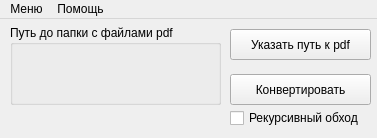
<?xml version="1.0" encoding="UTF-8"?>
<ui version="4.0">
 <class>MainWindow</class>
 <widget class="QMainWindow" name="MainWindow">
  <property name="windowModality">
   <enum>Qt::NonModal</enum>
  </property>
  <property name="geometry">
   <rect>
    <x>0</x>
    <y>0</y>
    <width>377</width>
    <height>138</height>
   </rect>
  </property>
  <property name="sizePolicy">
   <sizepolicy hsizetype="Fixed" vsizetype="Fixed">
    <horstretch>0</horstretch>
    <verstretch>0</verstretch>
   </sizepolicy>
  </property>
  <property name="windowTitle">
   <string>Проект Конвертор</string>
  </property>
  <property name="toolButtonStyle">
   <enum>Qt::ToolButtonIconOnly</enum>
  </property>
  <property name="animated">
   <bool>true</bool>
  </property>
  <widget class="QWidget" name="centralwidget">
   <widget class="QPushButton" name="pButtonPath">
    <property name="geometry">
     <rect>
      <x>230</x>
      <y>10</y>
      <width>141</width>
      <height>31</height>
     </rect>
    </property>
    <property name="text">
     <string>Указать путь к pdf</string>
    </property>
   </widget>
   <widget class="QPushButton" name="pButtonStart">
    <property name="geometry">
     <rect>
      <x>230</x>
      <y>55</y>
      <width>141</width>
      <height>31</height>
     </rect>
    </property>
    <property name="text">
     <string>Конвертировать</string>
    </property>
   </widget>
   <widget class="QGroupBox" name="groupBox">
    <property name="geometry">
     <rect>
      <x>10</x>
      <y>6</y>
      <width>211</width>
      <height>80</height>
     </rect>
    </property>
    <property name="title">
     <string>Путь до папки с файлами pdf</string>
    </property>
    <widget class="QLabel" name="labelPath">
     <property name="geometry">
      <rect>
       <x>10</x>
       <y>20</y>
       <width>191</width>
       <height>51</height>
      </rect>
     </property>
     <property name="text">
      <string/>
     </property>
     <property name="scaledContents">
      <bool>false</bool>
     </property>
     <property name="wordWrap">
      <bool>true</bool>
     </property>
    </widget>
   </widget>
   <widget class="QLabel" name="labelFound">
    <property name="geometry">
     <rect>
      <x>10</x>
      <y>90</y>
      <width>361</width>
      <height>16</height>
     </rect>
    </property>
    <property name="text">
     <string/>
    </property>
   </widget>
   <widget class="QCheckBox" name="checkBoxRec">
    <property name="geometry">
     <rect>
      <x>230</x>
      <y>90</y>
      <width>141</width>
      <height>18</height>
     </rect>
    </property>
    <property name="text">
     <string>Рекурсивный обход</string>
    </property>
   </widget>
  </widget>
  <widget class="QMenuBar" name="menubar">
   <property name="geometry">
    <rect>
     <x>0</x>
     <y>0</y>
     <width>377</width>
     <height>22</height>
    </rect>
   </property>
   <widget class="QMenu" name="menu">
    <property name="title">
     <string>Меню</string>
    </property>
    <widget class="QMenu" name="menu_2">
     <property name="title">
      <string>Открыть папку</string>
     </property>
     <addaction name="menu_action_pdf"/>
     <addaction name="menu_action_tiff"/>
    </widget>
    <addaction name="menu_2"/>
    <addaction name="menu_action_path"/>
    <addaction name="menu_action_start"/>
   </widget>
   <widget class="QMenu" name="menuHelp">
    <property name="title">
     <string>Помощь</string>
    </property>
    <addaction name="menu_about"/>
    <addaction name="menu_version"/>
   </widget>
   <addaction name="menu"/>
   <addaction name="menuHelp"/>
  </widget>
  <action name="action">
   <property name="text">
    <string>Открыть папку tiff</string>
   </property>
  </action>
  <action name="menu_install">
   <property name="text">
    <string>Установка</string>
   </property>
  </action>
  <action name="menu_about">
   <property name="text">
    <string>О программе</string>
   </property>
  </action>
  <action name="menu_version">
   <property name="text">
    <string>Версия</string>
   </property>
  </action>
  <action name="menu_action_start">
   <property name="text">
    <string>Конвертировать</string>
   </property>
  </action>
  <action name="menu_action_path">
   <property name="text">
    <string>Указать путь к pdf</string>
   </property>
  </action>
  <action name="menu_action_pdf">
   <property name="text">
    <string>с файлами pdf</string>
   </property>
  </action>
  <action name="menu_action_tiff">
   <property name="text">
    <string>c файлами tiff</string>
   </property>
  </action>
 </widget>
 <resources/>
 <connections/>
</ui>
